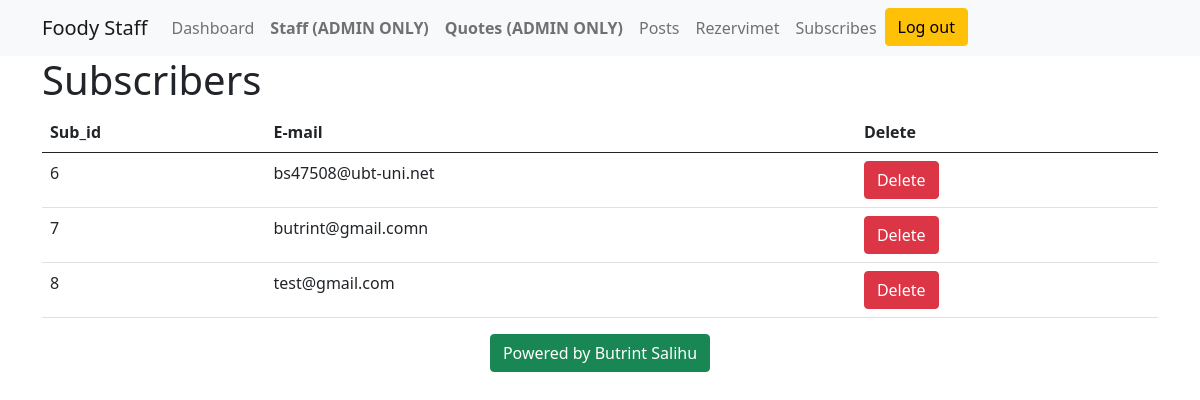
Page /admin/index.php?page=Subscribes (signed in) on the committed database.
### tables this page shows
CREATE TABLE `subscribe` (
  `sub_id` int(11) NOT NULL,
  `email` varchar(100) NOT NULL
);

### admin/subscribes.php (the view, shortened to what this page needs)
<?php
require '../config/dbconfig.php';
$query = $conn->query('SELECT * FROM subscribe');
$subscribes = $query->fetchAll();
if($_SESSION['permission']==1 || $_SESSION['permission']==0){
?>
<!DOCTYPE html>
<html lang="en">
<head>
</head>
<body>
<div class="container">
    <h1>Subscribers</h1>
    <table class="table">
        <thead>
                <th scope="col">Sub_id</th>
                <th scope="col">E-mail</th>
                <th scope="col">Delete</th>
        </thead>
        <tbody>
            <?php foreach ($subscribes as $subscribe) : ?>
                <tr>
                    <td><?php echo $subscribe['sub_id']; ?></td>
                    <td><?php echo $subscribe['email']; ?></td>
                    <td><a href="index.php?page=delete_sub&id=<?php echo $subscribe['sub_id']; ?>" class="btn btn-danger">Delete</a></td>
                </tr>
            <?php endforeach; ?>
        </tbody>
    </table>
</div>
</body>
</html>
<?php
    } else {
        header ('Location: index.php?page=test');
    }
?>

### rows in the picture
subscribe: sub_id "6", email "bs47508@ubt-uni.net"
subscribe: sub_id "7", email "butrint@gmail.comn"
subscribe: sub_id "8", email "test@gmail.com"
